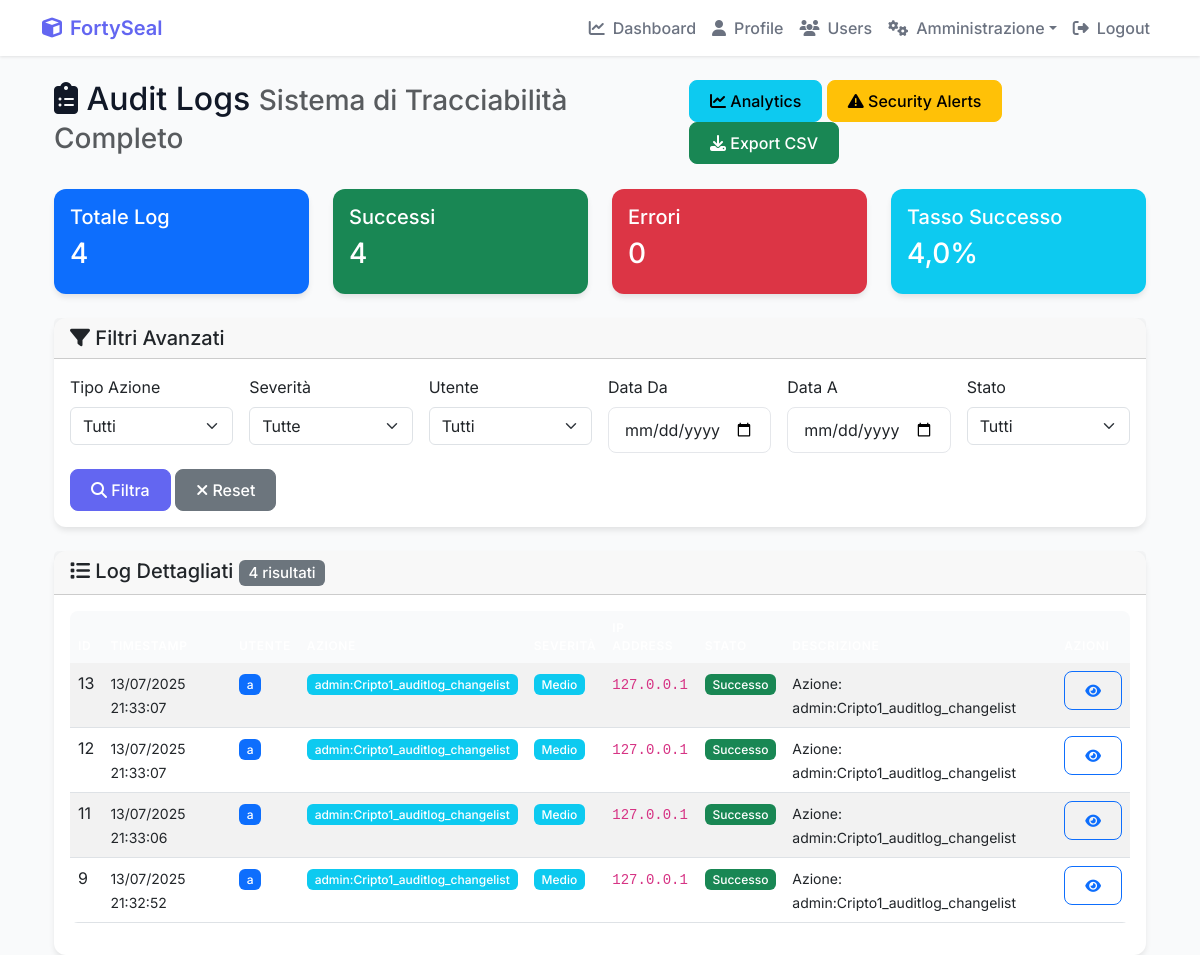
The app's page /audit-logs/?action_type=admin:Cripto1_auditlog_changelist (signed in), older data.
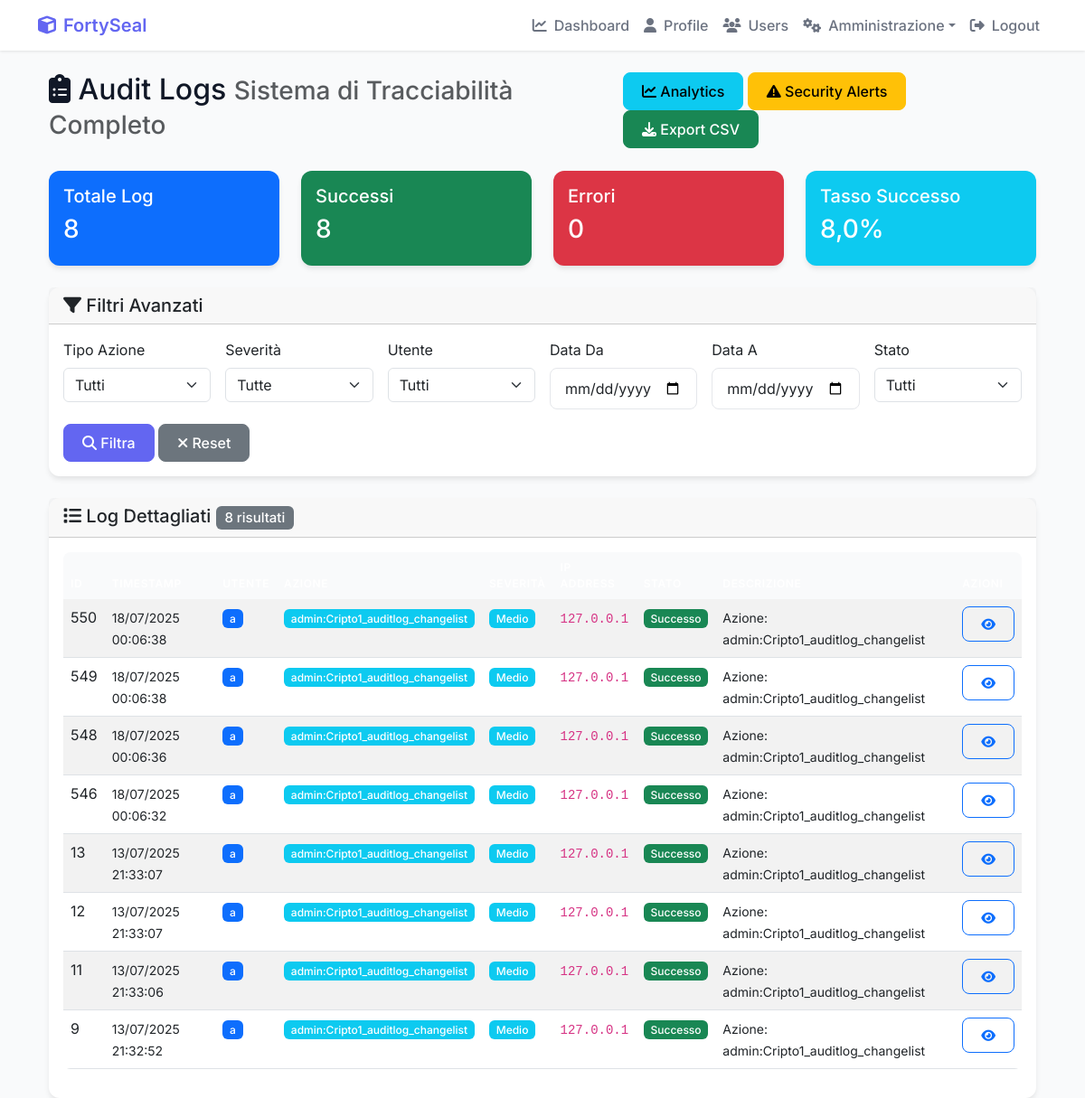
The same page, newer data.
### Cripto1/models.py (models this page shows, shortened)
class AuditLog(models.Model):
    ACTION_TYPES = [
        ('LOGIN', 'Login'),
        ('LOGOUT', 'Logout'),
        ('REGISTER', 'Registrazione'),
        ('CREATE_TRANSACTION', 'Creazione Transazione'),
        ('VIEW_TRANSACTION', 'Visualizzazione Transazione'),
        ('DOWNLOAD_FILE', 'Download File'),
        ('DECRYPT_MESSAGE', 'Decifratura Messaggio'),
        ('MINE_BLOCK', 'Mining Blocco'),
        ('EDIT_PROFILE', 'Modifica Profilo'),
        ('ADMIN_ACTION', 'Azione Amministrativa'),
        ('SECURITY_EVENT', 'Evento di Sicurezza'),
        ('EXPORT_DATA', 'Export Dati'),
        ('VERIFY_BLOCKCHAIN', 'Verifica Blockchain'),
        ('USER_MANAGEMENT', 'Gestione Utenti'),
        ('SYSTEM_EVENT', 'Evento di Sistema'),
        ('ROLE_ASSIGNMENT', 'Assegnazione Ruolo'),
        ('PERMISSION_CHANGE', 'Modifica Permessi'),
        ('USER_ACTIVATION', 'Attivazione Utente'),
        ('USER_DEACTIVATION', 'Disattivazione Utente'),
        ('SSO_LOGIN', 'Login SSO'),
    ]
    SEVERITY_LEVELS = [
        ('LOW', 'Basso'),
        ('MEDIUM', 'Medio'),
        ('HIGH', 'Alto'),
        ('CRITICAL', 'Critico'),
    ]
    user = models.ForeignKey(User, on_delete=models.SET_NULL, null=True, blank=True, related_name='audit_logs')
    action_type = models.CharField(max_length=50, choices=ACTION_TYPES)
    severity = models.CharField(max_length=20, choices=SEVERITY_LEVELS, default='MEDIUM')
    description = models.TextField()
    ip_address = models.GenericIPAddressField(null=True, blank=True)
    user_agent = models.TextField(blank=True)
    session_id = models.CharField(max_length=255, blank=True)
    related_object_type = models.CharField(max_length=100, blank=True)  # es: 'Transaction', 'Block', 'UserProfile'
    related_object_id = models.IntegerField(null=True, blank=True)
    additional_data = models.JSONField(default=dict, blank=True)  # Dati aggiuntivi in formato JSON
    timestamp = models.DateTimeField(auto_now_add=True)
    success = models.BooleanField(default=True)  # Se l'azione è stata completata con successo
    error_message = models.TextField(blank=True)  # Messaggio di errore se success=False
    class Meta:
        ordering = ['-timestamp']
        verbose_name = "Audit Log"
        verbose_name_plural = "Audit Logs"
        indexes = [
            models.Index(fields=['user', 'action_type', 'timestamp']),
            models.Index(fields=['action_type', 'severity', 'timestamp']),
            models.Index(fields=['ip_address', 'timestamp']),
        ]
    @classmethod
    def log_action(cls, user=None, action_type=None, description="", severity='MEDIUM',
                   ip_address=None, user_agent="", session_id="", related_object_type="",
                   related_object_id=None, additional_data=None, success=True, error_message=""):
        try:
            return cls.objects.create(
                user=user,
                action_type=action_type,
                severity=severity,
                description=description,
                ip_address=ip_address,
                user_agent=user_agent,
                session_id=session_id,
                related_object_type=related_object_type,
                related_object_id=related_object_id,
                additional_data=additional_data or {},
                success=success,
                error_message=error_message
            )
        except Exception as e:
            print(f"Errore durante la creazione del log di audit: {e}")
            return None

### Cripto1/views.py (the view)
# urls.py: path('audit-logs/', views.audit_logs_view, name='audit_logs'),
@staff_member_required
def audit_logs_view(request):
    action_type = request.GET.get('action_type', '')
    severity = request.GET.get('severity', '')
    user_id = request.GET.get('user_id', '')
    date_from = request.GET.get('date_from', '')
    date_to = request.GET.get('date_to', '')
    success_only = request.GET.get('success_only', '')
    queryset = AuditLog.objects.select_related('user').all()
    if action_type:
        queryset = queryset.filter(action_type=action_type)
    if severity:
        queryset = queryset.filter(severity=severity)
    if user_id:
        queryset = queryset.filter(user_id=user_id)
    if date_from:
        try:
            date_from_obj = timezone.strptime(date_from, '%Y-%m-%d')
            queryset = queryset.filter(timestamp__date__gte=date_from_obj.date())
        except ValueError:
            pass
    if date_to:
        try:
            date_to_obj = timezone.strptime(date_to, '%Y-%m-%d')
            queryset = queryset.filter(timestamp__date__lte=date_to_obj.date())
        except ValueError:
            pass
    if success_only == 'true':
        queryset = queryset.filter(success=True)
    total_logs = queryset.count()
    success_count = queryset.filter(success=True).count()
    error_count = total_logs - success_count
    severity_stats = queryset.values('severity').annotate(count=models.Count('id'))
    action_stats = queryset.values('action_type').annotate(count=models.Count('id')).order_by('-count')[:10]
    paginator = Paginator(queryset, 50)  # 50 log per pagina
    page = request.GET.get('page')
    try:
        logs = paginator.page(page)
    except PageNotAnInteger:
        logs = paginator.page(1)
    except EmptyPage:
        logs = paginator.page(paginator.num_pages)
    users = User.objects.filter(audit_logs__isnull=False).distinct()
    context = {
        'logs': logs,
        'total_logs': total_logs,
        'success_count': success_count,
        'error_count': error_count,
        'severity_stats': severity_stats,
        'action_stats': action_stats,
        'users': users,
        'action_types': AuditLog.ACTION_TYPES,
        'severity_levels': AuditLog.SEVERITY_LEVELS,
        'filters': {
            'action_type': action_type,
            'severity': severity,
            'user_id': user_id,
            'date_from': date_from,
            'date_to': date_to,
            'success_only': success_only,
        }
    }
    return render(request, 'Cripto1/audit_logs.html', context)

### Cripto1/models.py (called while the page is built)
    def is_locked(self):
        if self.locked_until and timezone.now() < self.locked_until:
            return True
        return False

    def update_last_login(self, ip_address=None):
        self.last_login_date = timezone.now()
        if ip_address:
            self.last_login_ip = ip_address
        self.save()

### Cripto1/templates/Cripto1/audit_logs.html (shortened to what the changed rows need)
{% extends 'Cripto1/base.html' %}
{% block content %}
<div class="container-fluid mt-4">
    <div class="row">
        <div class="col-12">
            <div class="d-flex justify-content-between align-items-center mb-4">
                <h2>
                    <i class="fas fa-clipboard-list"></i> Audit Logs
                    <small class="text-muted">Sistema di Tracciabilità Completo</small>
                </h2>
            </div>
        </div>
    </div>
    <div class="row mb-4">
        <div class="col-md-3">
            <div class="card bg-primary text-white">
                <div class="card-body">
                    <h5 class="card-title">Totale Log</h5>
                    <h3>{{ total_logs }}</h3>
                </div>
            </div>
        </div>
        <div class="col-md-3">
            <div class="card bg-success text-white">
                <div class="card-body">
                    <h5 class="card-title">Successi</h5>
                    <h3>{{ success_count }}</h3>
                </div>
            </div>
        </div>
        <div class="col-md-3">
            <div class="card bg-info text-white">
                <div class="card-body">
                    <h5 class="card-title">Tasso Successo</h5>
                    <h3>{% if total_logs > 0 %}{{ success_count|floatformat:1 }}{% else %}0{% endif %}%</h3>
                </div>
            </div>
        </div>
    </div>
    <div class="row">
        <div class="col-12">
            <div class="card">
                <div class="card-header">
                    <h5 class="mb-0">
                        <i class="fas fa-list"></i> Log Dettagliati
                        <span class="badge bg-secondary">{{ logs.paginator.count }} risultati</span>
                    </h5>
                </div>
                <div class="card-body">
                    {% if logs %}
                        <div class="table-responsive">
                            <table class="table table-striped table-hover">
                                <thead class="table-dark">
                                    <tr>
                                        <th>ID</th>
                                        <th>Timestamp</th>
                                        <th>Utente</th>
                                        <th>Azione</th>
                                        <th>Severità</th>
                                        <th>IP Address</th>
                                        <th>Stato</th>
                                        <th>Descrizione</th>
                                        <th>Azioni</th>
                                    </tr>
                                </thead>
                                <tbody>
                                    {% for log in logs %}
                                        <tr class="{% if not log.success %}table-danger{% elif log.severity == 'CRITICAL' %}table-warning{% endif %}">
                                            <td>{{ log.id }}</td>
                                            <td>
                                                <small>{{ log.timestamp|date:"d/m/Y H:i:s" }}</small>
                                            </td>
                                            <td>
                                                {% if log.user %}
                                                    <span class="badge bg-primary">{{ log.user.username }}</span>
                                                {% else %}
                                                    <span class="badge bg-secondary">Anonymous</span>
                                                {% endif %}
                                            </td>
                                            <td>
                                                <span class="badge bg-info">{{ log.get_action_type_display }}</span>
                                            </td>
                                            <td>
                                                {% if log.severity == 'CRITICAL' %}
                                                    <span class="badge bg-danger">{{ log.get_severity_display }}</span>
                                                {% elif log.severity == 'HIGH' %}
                                                    <span class="badge bg-warning">{{ log.get_severity_display }}</span>
                                                {% elif log.severity == 'MEDIUM' %}
                                                    <span class="badge bg-info">{{ log.get_severity_display }}</span>
                                                {% else %}
                                                    <span class="badge bg-secondary">{{ log.get_severity_display }}</span>
                                                {% endif %}
                                            </td>
                                            <td>
                                                <code>{{ log.ip_address|default:"N/A" }}</code>
                                            </td>
                                            <td>
                                                {% if log.success %}
                                                    <span class="badge bg-success">Successo</span>
                                                {% else %}
                                                    <span class="badge bg-danger">Errore</span>
                                                {% endif %}
                                            </td>
                                            <td>
                                                <small>{{ log.description|truncatechars:50 }}</small>
                                            </td>
                                            <td>
                                                <a href="{% url 'Cripto1:audit_log_detail' log.id %}" class="btn btn-sm btn-outline-primary">
                                                    <i class="fas fa-eye"></i>
                                                </a>
                                            </td>
                                        </tr>
                                    {% endfor %}
                                </tbody>
                            </table>
                        </div>
                    {% else %}
                        <div class="text-center py-5">
                            <i class="fas fa-search fa-3x text-muted mb-3"></i>
                            <h4 class="text-muted">Nessun log trovato</h4>
                            <p class="text-muted">Prova a modificare i filtri di ricerca</p>
                        </div>
                    {% endif %}
                </div>
            </div>
        </div>
    </div>
</div>
{% endblock %}

Row changes from the older to the newer data that the page shows:
added AuditLog: id "550", timestamp "18/07/2025 00:06:38", user.username "a", action_type "admin:Cripto1_auditlog_changelist", severity "Medio", ip_address "127.0.0.1", success "Successo", description "Azione: admin:Cripto1_auditlog_changelist"
added AuditLog: id "549", timestamp "18/07/2025 00:06:38", user.username "a", action_type "admin:Cripto1_auditlog_changelist", severity "Medio", ip_address "127.0.0.1", success "Successo", description "Azione: admin:Cripto1_auditlog_changelist"
added AuditLog: id "548", timestamp "18/07/2025 00:06:36", user.username "a", action_type "admin:Cripto1_auditlog_changelist", severity "Medio", ip_address "127.0.0.1", success "Successo", description "Azione: admin:Cripto1_auditlog_changelist"
added AuditLog: id "546", timestamp "18/07/2025 00:06:32", user.username "a", action_type "admin:Cripto1_auditlog_changelist", severity "Medio", ip_address "127.0.0.1", success "Successo", description "Azione: admin:Cripto1_auditlog_changelist"
Text that changed along with them:
{{ total_logs }}: "4" → "8"
{{ success_count }}: "4" → "8"
{{ success_count|floatformat:1 }}: "4,0" → "8,0"
{{ logs.paginator.count }}: "4" → "8"
